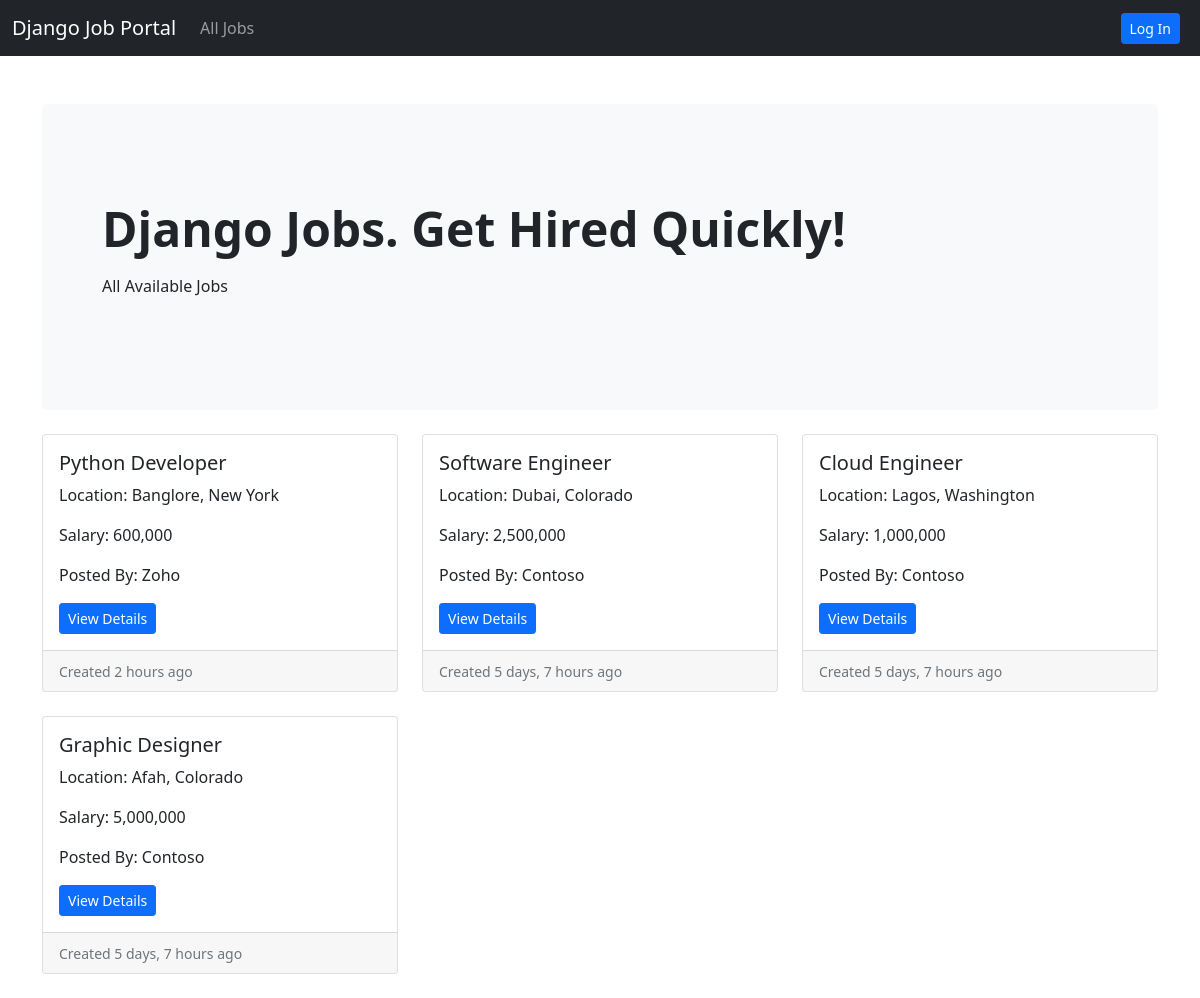
/job-listing/, run on the app's committed database.
### job/models.py (models this page shows, shortened)
class Job(models.Model):
    job_choices = (
        ('Remote', 'Remote'),
        ('Onsite', 'Onsite'),
        ('Hybrid', 'Hybrid'),
    )
    user = models.ForeignKey(User, on_delete=models.CASCADE)
    company = models.ForeignKey(Company, on_delete=models.CASCADE)
    title = models.CharField(max_length=255)
    city = models.CharField(max_length=255)
    salary = models.PositiveIntegerField()
    requirements = models.TextField()
    ideal_candidate = models.TextField()
    is_available = models.BooleanField(default=False)
    timestamp = models.DateTimeField(auto_now_add=True)
    industry = models.ForeignKey(Industry, on_delete=models.DO_NOTHING, null=True, blank=True)
    state = models.ForeignKey(State, on_delete=models.DO_NOTHING, null=True, blank=True)
    job_type = models.CharField(max_length=255, choices=job_choices, null=True, blank=True)

class State(models.Model):
    name = models.CharField(max_length=255)
    def __str__(self):
        return self.name

### company/models.py (models this page shows)
class Company(models.Model):
    user = models.OneToOneField(User, on_delete=models.CASCADE)
    name = models.CharField(max_length=255, blank=True, null=True)
    est_date = models.PositiveIntegerField(blank=True, null=True)
    city = models.CharField(max_length=255, blank=True, null=True)
    state = models.CharField(max_length=255, blank=True, null=True)
    def __str__(self):
        return self.name

### website/views.py (the view)
# urls.py: path('job-listing/', views.job_listing, name='job-listing'),
def job_listing(request):
    jobs = Job.objects.filter(is_available=True).order_by('-timestamp')
    context = {
        'jobs': jobs
    }
    return render(request, 'website/job_listing.html', context)

### templates/website/job_listing.html
{% extends 'base.html' %}
{% load humanize %}
{% block content %}
<section>
    <div class="p-5 mb-4 bg-light rounded-3">
        <div class="container-fluid py-5">
            <h2 class="display-5 fw-bold">Django Jobs. Get Hired Quickly!</h2>
            <p class="col-md-8 fs-6 mt-3">
                All Available Jobs
            </p>
        </div>
    </div>
</section>
<div class="row row-cols-1 row-cols-md-3 g-4">
    {% if jobs %}
        {% for job in jobs %}
        <div class="col">
            <div class="card h-100">
                <div class="card-body">
                    <h5 class="card-title">{{ job.title }}</h5>
                    <p class="card-text">Location: {{ job.city }}, {{ job.state }}</p>
                    <p class="card-text">Salary: {{ job.salary|intcomma }}</p>
                    <p class="card-text">Posted By: {{ job.company }}</p>
                <a href="{% url 'job-details' job.pk %}" class="btn btn-primary btn-sm">View Details</a>
                </div>
                <div class="card-footer">
                    <small class="text-muted">Created {{ job.timestamp|naturaltime }}</small>
                </div>
            </div>
        </div>
        {% endfor %}
    {% endif %}
</div><br>
{% endblock %}

### data on the page
Job: title "Python Developer", city "Banglore", state "New York", salary "600,000", company "Zoho", timestamp "2 hours ago"
Job: title "Software Engineer", city "Dubai", state "Colorado", salary "2,500,000", company "Contoso", timestamp "5 days, 7 hours ago"
Job: title "Cloud Engineer", city "Lagos", state "Washington", salary "1,000,000", company "Contoso", timestamp "5 days, 7 hours ago"
Job: title "Graphic Designer", city "Afah", state "Colorado", salary "5,000,000", company "Contoso", timestamp "5 days, 7 hours ago"
